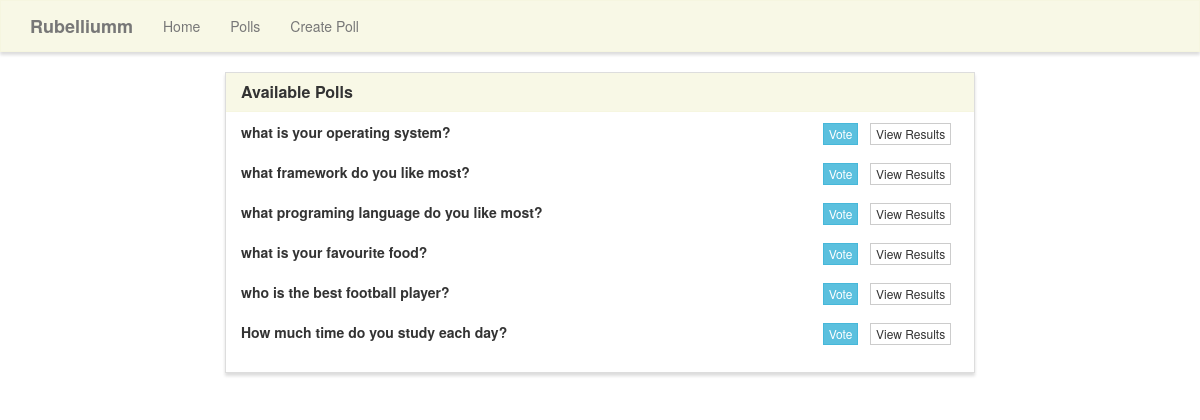
Screenshot of /polls/ with the database file from the repository.
### polls/models.py (models this page shows, shortened)
class Poll(models.Model):
    question = models.TextField()
    option_one = models.CharField(max_length=30)
    option_two = models.CharField(max_length=30)
    option_three = models.CharField(max_length=30)
    option_one_count =models.IntegerField(default=0)
    option_two_count =models.IntegerField(default=0)
    option_three_count =models.IntegerField(default=0)

### polls/views.py (the view)
# urls.py: path('polls/',include('polls.urls'))
def polls(request):
    polls = Poll.objects.all()
    return render(request,'polls/polls.html',{'polls': polls})

### templates/polls/polls.html (shortened to what this page needs)
{% extends "polls/base.html" %}
{% block navbar_extra %}
<li><a href="{% url 'create_poll' %}">Create Poll</a></li>
{% endblock %}
{% block main %}
{% if polls %}
<div class="row">
    <div class="col-lg-8 col-lg-offset-2">
        <div class="panel panel-default">
            <div class="panel-heading">
                <h3 class="panel-title">Available Polls</h3>
            </div>
            {% for poll in polls %}
            <ul class="list-group">
                <li class="list-group-item">
                    <strong>{{ poll.question }}</strong>
                    <span class="pull-right">
                        <a href="{% url 'vote' poll.pk %}" class="btn btn-info btn-xs">Vote</a> &nbsp;
                        <a href="{% url 'polls_results' poll.pk %}" class="btn btn-default btn-xs">View Results</a> &nbsp;
                    </span>
                </li>
                {% endfor %}
            </ul>
        </div>
    </div>
</div>
{% endif %}
{% endblock %}

### static/css/style.css (style rules this page uses)
.navbar-default, .btn, .form-control, .panel { border-radius: 0; }
.panel-default > .panel-heading { color: #333; background-color: rgba(245, 245, 220, .7); border-color: rgba(245, 245, 220, .6); border-top-left-radius: 0; border-top-right-radius: 0; }
.panel { box-shadow: 0px 3px 3px 0px #ddd; }
a.navbar-brand, .panel-title { font-weight: bolder; }

### rows the page displays
Poll: question "what is your operating system?"
Poll: question "what framework do you like most?"
Poll: question "what programing language do you like most?"
Poll: question "what is your favourite food?"
Poll: question "who is the best football player?"
Poll: question "How much time do you study each day?"
